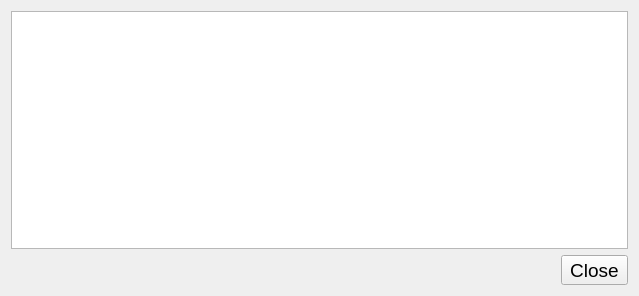
<?xml version="1.0" encoding="UTF-8"?>
<ui version="4.0">
 <class>origstrDialog</class>
 <widget class="QDialog" name="origstrDialog">
  <property name="geometry">
   <rect>
    <x>0</x>
    <y>0</y>
    <width>639</width>
    <height>296</height>
   </rect>
  </property>
  <property name="font">
   <font>
    <pointsize>15</pointsize>
   </font>
  </property>
  <property name="windowTitle">
   <string>Original String</string>
  </property>
  <layout class="QVBoxLayout" name="verticalLayout">
   <item>
    <widget class="QTextEdit" name="textEdit">
     <property name="font">
      <font>
       <pointsize>14</pointsize>
      </font>
     </property>
    </widget>
   </item>
   <item>
    <layout class="QHBoxLayout" name="horizontalLayout">
     <item>
      <spacer name="horizontalSpacer">
       <property name="orientation">
        <enum>Qt::Horizontal</enum>
       </property>
       <property name="sizeHint" stdset="0">
        <size>
         <width>40</width>
         <height>20</height>
        </size>
       </property>
      </spacer>
     </item>
     <item>
      <widget class="QToolButton" name="closeButton">
       <property name="font">
        <font>
         <pointsize>14</pointsize>
        </font>
       </property>
       <property name="text">
        <string>Close</string>
       </property>
      </widget>
     </item>
    </layout>
   </item>
  </layout>
 </widget>
 <resources/>
 <connections/>
</ui>
